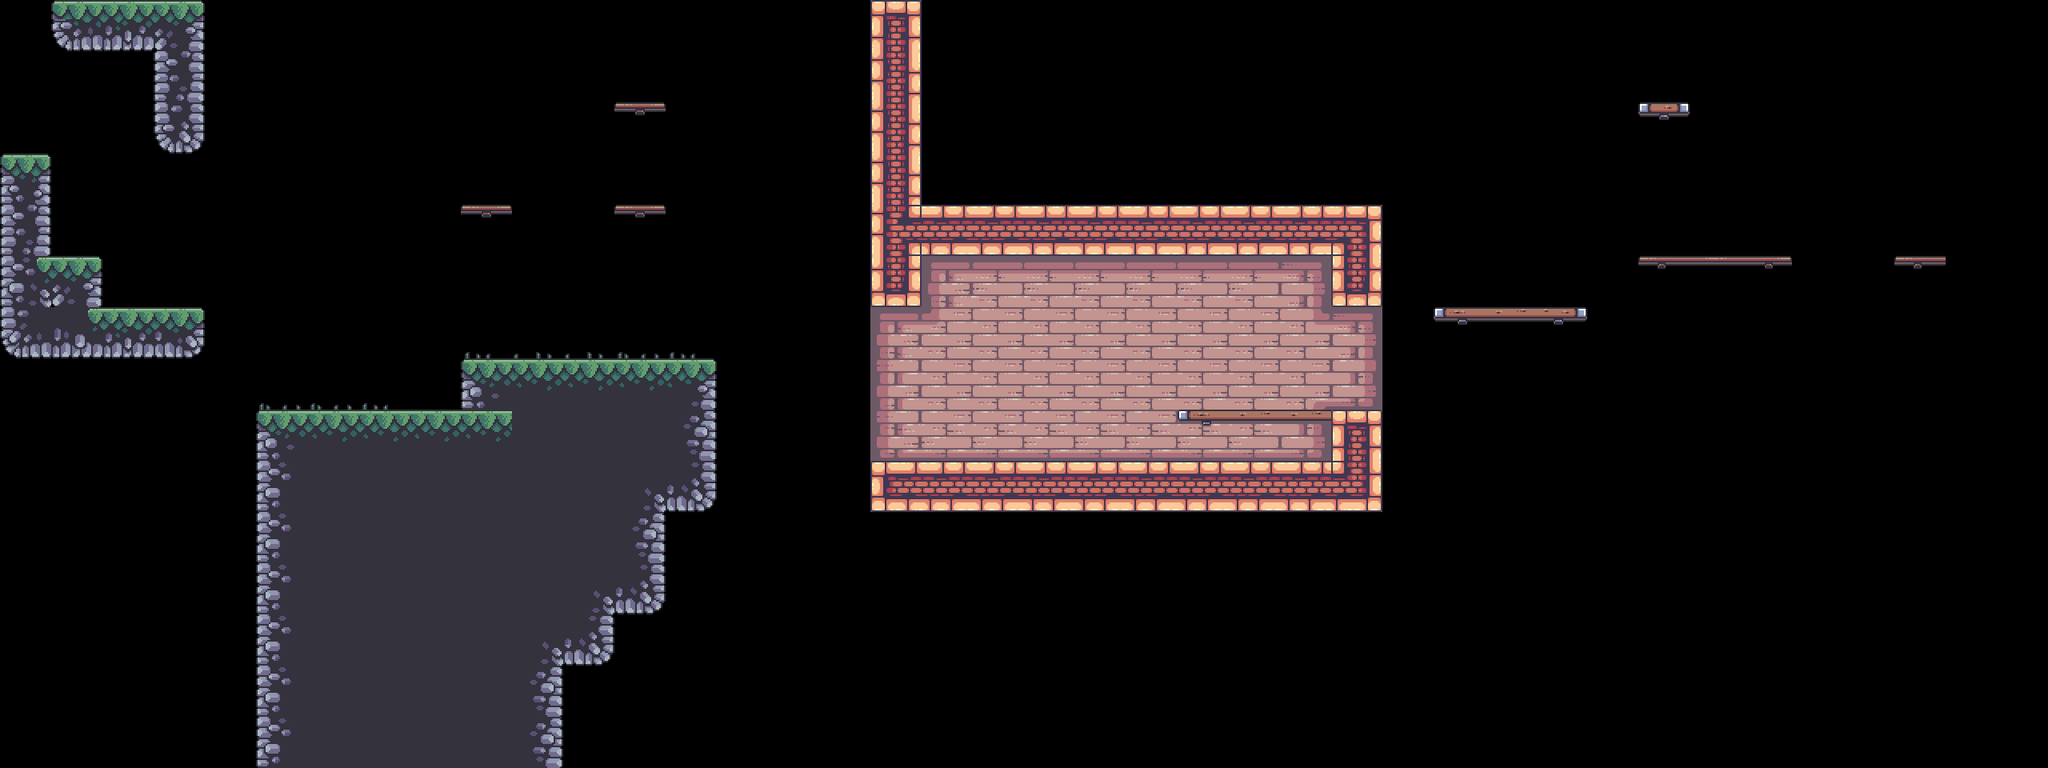

This is a level from a 2D game, rendered from its Tiled map with the project's own tilesets. A one-line summary and the map file follow, with tile-layer data summarised:
An orthogonal 40x15 tile map with 64x64 px tiles, 4 tile layers (BG, Terrain, Platforms, FG), 8 tilesets and 50 objects (9x static, 3x saw, 3x spike, 3x skull, 2x candle, ...).

<map version="1.10" tiledversion="1.11.2" orientation="orthogonal" renderorder="right-down" width="40" height="15" tilewidth="64" tileheight="64" infinite="0" nextlayerid="14" nextobjectid="81">
 <tileset firstgid="1" source="../tilesets/outside.tsx" />
 <tileset firstgid="49" source="../tilesets/items.tsx" />
 <tileset firstgid="54" source="../tilesets/inside.tsx" />
 <tileset firstgid="150" source="../tilesets/extra.tsx" />
 <tileset firstgid="216" source="../tilesets/objects.tsx" />
 <tileset firstgid="244" source="../tilesets/platforms.tsx" />
 <tileset firstgid="252" source="../tilesets/enemies.tsx" />
 <tileset firstgid="252" source="../tilesets/grass.tsx" />
 <layer id="9" name="BG" width="40" height="15">
  <data>[600 cells, 37 non-empty, 11 distinct tile ids]</data>
 </layer>
 <objectgroup id="12" name="BG details" class="window" visible="0">
  <object id="49" name="candle" gid="231" x="1152.5" y="503" width="64" height="64" />
  <object id="50" name="candle" gid="231" x="1411" y="504.5" width="64" height="64" />
  <object id="51" name="window" gid="232" x="1560.5" y="424.5" width="64" height="64" />
  <object id="52" name="window" gid="232" x="1208.5" y="438.5" width="64" height="64" />
  <object id="53" name="big_chain" gid="233" x="1304.67" y="435" width="64" height="116" />
  <object id="54" name="small_chain" gid="234" x="1434.67" y="382.333" width="64" height="62" />
  <object id="55" name="static" gid="235" x="1381" y="574" width="14" height="34" />
  <object id="56" name="static" gid="236" x="1582.67" y="575" width="30" height="14" />
  <object id="57" name="static" gid="237" x="1309.67" y="575" width="14" height="28" />
  <object id="58" name="static" gid="238" x="1246.67" y="574.667" width="24" height="14" />
  <object id="59" name="static" gid="239" x="1452.67" y="573.333" width="42" height="44" />
  <object id="60" name="static" gid="240" x="1591" y="572.333" width="42" height="44" />
  <object id="61" name="static" gid="241" x="1498" y="502" width="52" height="178" />
  <object id="62" name="static" gid="242" x="1268.67" y="501.333" width="52" height="178" />
  <object id="63" name="static" gid="243" x="1094" y="575" width="82" height="98" />
 </objectgroup>
 <layer id="1" name="Terrain" width="40" height="15">
  <data>[600 cells, 98 non-empty, 26 distinct tile ids]</data>
 </layer>
 <layer id="5" name="Platforms" width="40" height="15">
  <data>[600 cells, 14 non-empty, 8 distinct tile ids]</data>
 </layer>
 <layer id="10" name="FG" width="40" height="15">
  <data>[600 cells, 8 non-empty, 3 distinct tile ids]</data>
 </layer>
 <objectgroup id="4" name="Objects">
  <object id="4" name="flag" gid="219" x="1664" y="256" width="68" height="186" />
  <object id="6" name="crate" gid="218" x="494.5" y="513.25" width="50" height="36" />
  <object id="7" name="crate" gid="218" x="525.5" y="477.25" width="50" height="36" />
  <object id="9" name="barrel" gid="216" x="530.5" y="513" width="46" height="50" />
  <object id="11" name="palm_large" gid="220" x="306.333" y="546" width="78" height="136" />
  <object id="13" name="palm_small" gid="222" x="1245.33" y="261.33" width="80" height="103" />
  <object id="14" name="palm_small" gid="222" x="1202" y="287.33" width="80" height="103" />
  <object id="15" name="player" gid="223" x="395.353" y="448.467" width="74" height="56" />
  <object id="27" name="palm_bg" gid="217" x="768" y="448" width="128" height="128" />
  <object id="43" name="palm_bg_left" gid="228" x="245" y="562" width="104" height="106" />
  <object id="44" name="palm_bg_right" gid="229" x="866" y="496" width="104" height="106" />
  <object id="65" name="saw" x="64" y="576" width="64" height="64">
   <properties>
    <property name="speed" type="int" value="0" />
   </properties>
  </object>
  <object id="69" name="floor_spike" gid="226" x="64" y="320" width="64" height="64">
   <properties>
    <property name="inverted" type="bool" value="false" />
   </properties>
  </object>
  <object id="71" name="floor_spike" gid="1073742050" x="130.667" y="126.667" width="64" height="64">
   <properties>
    <property name="inverted" type="bool" value="true" />
   </properties>
  </object>
 </objectgroup>
 <objectgroup id="13" name="Moving Objects">
  <object id="66" name="boat" x="1790.67" y="619.333" width="768" height="38">
   <properties>
    <property name="flip" type="bool" value="true" />
    <property name="platform" type="bool" value="true" />
    <property name="speed" type="int" value="60" />
   </properties>
  </object>
  <object id="67" name="saw" x="0" y="512" width="300" height="10">
   <properties>
    <property name="flip" type="bool" value="false" />
    <property name="platform" type="bool" value="false" />
    <property name="speed" type="int" value="60" />
   </properties>
  </object>
  <object id="68" name="saw" x="182" y="536" width="10" height="320">
   <properties>
    <property name="flip" type="bool" value="false" />
    <property name="platform" type="bool" value="false" />
    <property name="speed" type="int" value="100" />
   </properties>
  </object>
  <object id="73" name="spike" gid="227" x="384" y="256" width="54" height="54">
   <properties>
    <property name="end_angle" type="int" value="-1" />
    <property name="platform" type="bool" value="false" />
    <property name="radius" type="int" value="100" />
    <property name="speed" type="int" value="50" />
    <property name="start_angle" type="int" value="0" />
   </properties>
  </object>
  <object id="74" name="helicopter" x="320" y="0" width="10" height="320">
   <properties>
    <property name="flip" type="bool" value="false" />
    <property name="platform" type="bool" value="true" />
    <property name="speed" type="int" value="100" />
   </properties>
  </object>
  <object id="75" name="helicopter" x="384" y="128" width="300" height="10">
   <properties>
    <property name="flip" type="bool" value="false" />
    <property name="platform" type="bool" value="true" />
    <property name="speed" type="int" value="60" />
   </properties>
  </object>
  <object id="77" name="spike" gid="227" x="1795" y="191" width="54" height="54">
   <properties>
    <property name="end_angle" type="int" value="-1" />
    <property name="platform" type="bool" value="false" />
    <property name="radius" type="int" value="100" />
    <property name="speed" type="int" value="50" />
    <property name="start_angle" type="int" value="0" />
   </properties>
  </object>
  <object id="80" name="spike" gid="227" x="904.351" y="57.5358" width="54" height="54">
   <properties>
    <property name="end_angle" type="int" value="-1" />
    <property name="platform" type="bool" value="false" />
    <property name="radius" type="int" value="100" />
    <property name="speed" type="int" value="50" />
    <property name="start_angle" type="int" value="0" />
   </properties>
  </object>
 </objectgroup>
 <objectgroup id="7" name="Items">
  <object id="22" name="diamond" gid="49" x="2366" y="320" width="64" height="64" />
  <object id="23" name="gold" gid="50" x="576" y="384" width="64" height="64" />
  <object id="24" name="potion" gid="51" x="512" y="320" width="64" height="64" />
  <object id="25" name="silver" gid="52" x="704" y="256" width="64" height="64" />
  <object id="26" name="skull" gid="53" x="576" y="256" width="64" height="64" />
  <object id="76" name="skull" gid="53" x="4" y="194" width="64" height="64" />
  <object id="79" name="skull" gid="53" x="1408" y="384" width="64" height="64" />
 </objectgroup>
 <objectgroup id="6" name="Enemies">
  <!-- 6 objects omitted --></objectgroup>
 <objectgroup id="2" name="Water">
  <!-- 2 objects omitted --></objectgroup>
 <objectgroup id="8" name="Data">
  <!-- 1 objects omitted --></objectgroup>
</map>
<!-- 6 of 50 objects omitted -->
